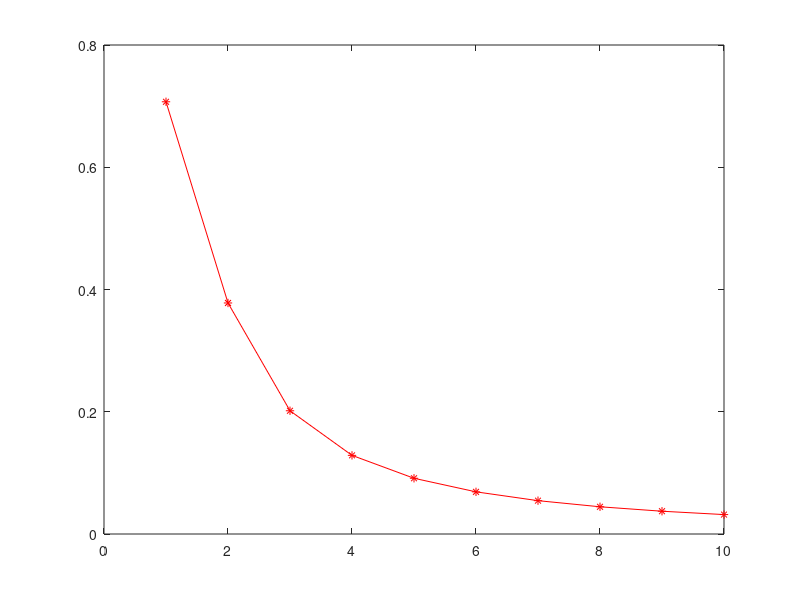

MATLAB code to generate this figure:
clc
clear all
% Plot x and y2
x=1:10; % x varies from 1 to 10 with default increment = 1
y2=sqrt((x.^2+1)./(x.^5+3))
plot(x,y2,'-*r') % Line, Marker, Color